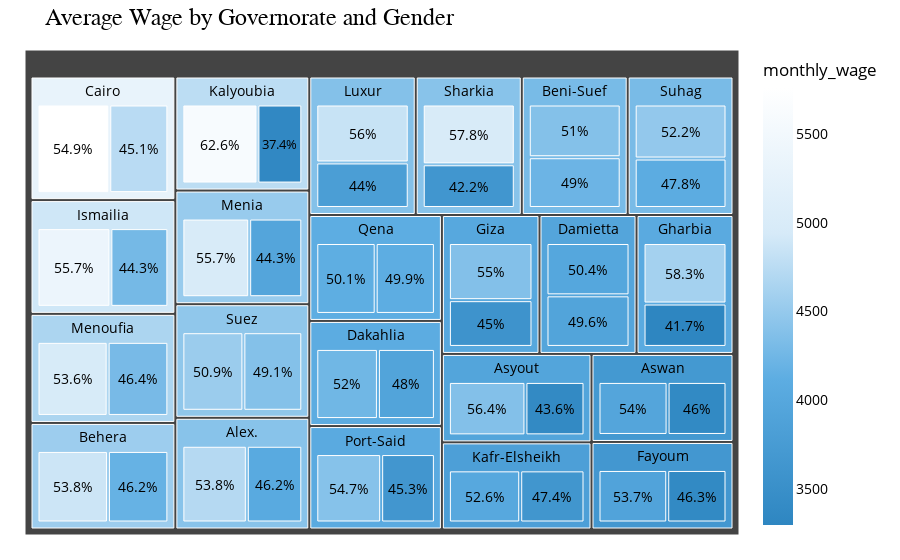

Write notebook code for a chart like this one.
### Code cell
### % Average Wage by Governorate and Gender
df_clean = df.dropna(subset=['gov','sex','monthly_wage'])
avg_wage = df_clean.groupby(['gov','sex'], as_index=False)['monthly_wage'].mean()
avg_wage['percentage'] = (avg_wage['monthly_wage'] / avg_wage.groupby('gov')['monthly_wage'].transform('sum') * 100).round(1)

# Treemap
fig = px.treemap(
    avg_wage, 
    path=['gov','sex'],
    values='monthly_wage',
    color='monthly_wage',
    color_continuous_scale=['#2e86c1', '#5dade2', '#d6eaf8', '#ffffff'],
    title='Average Wage by Governorate and Gender',
    hover_data={'monthly_wage':':.0f', 'percentage':':.1f'},
    custom_data=['percentage'])
# font 
fig.update_traces(texttemplate="%{customdata[0]}%", textposition="middle center", textfont_color="black")
fig.update_layout(
    title_font=dict(size=24, color='#000000', family='Arial Black'),
    font=dict(size=14, color='#000000'),
    hoverlabel=dict(font_size=14, font_color='black'),
    paper_bgcolor='white',
    plot_bgcolor='white',
    margin=dict(t=50, l=25, r=25, b=25))

fig.show()

### Figure 1 — Plotly figure (JSON) as saved in the notebook; plotly's stock layout.template omitted (floating-point values rounded to 4 significant figures; data arrays with more than 128 entries replaced by an {"elided": "..."} marker saying what was removed)
{"data": [{"branchvalues": "total", "customdata": {"elided": "66x2 mixed values"}, "domain": {"x": [0, 1], "y": [0, 1]}, "hovertemplate": "labels=%{label}<br>monthly_wage_sum=%{value}<br>parent=%{parent}<br>id=%{id}<br>monthly_wage=%{color:.0f}<br>percentage=%{customdata[0]:.1f}<extra></extra>", "ids": ["Alex./Female", "Aswan/Female", "Asyout/Female", "Behera/Female", "Beni-Suef/Female", "Cairo/Female", "Dakahlia/Female", "Damietta/Female", "Fayoum/Female", "Gharbia/Female", "Giza/Female", "Ismailia/Female", "Kafr-Elsheikh/Female", "Kalyoubia/Female", "Luxur/Female", "Menia/Female", "Menoufia/Female", "Port-Said/Female", "Qena/Female", "Sharkia/Female", "Suez/Female", "Suhag/Female", "Alex./Male", "Aswan/Male", "Asyout/Male", "Behera/Male", "Beni-Suef/Male", "Cairo/Male", "Dakahlia/Male", "Damietta/Male", "Fayoum/Male", "Gharbia/Male", "Giza/Male", "Ismailia/Male", "Kafr-Elsheikh/Male", "Kalyoubia/Male", "Luxur/Male", "Menia/Male", "Menoufia/Male", "Port-Said/Male", "Qena/Male", "Sharkia/Male", "Suez/Male", "Suhag/Male", "Alex.", "Aswan", "Asyout", "Behera", "Beni-Suef", "Cairo", "Dakahlia", "Damietta", "Fayoum", "Gharbia", "Giza", "Ismailia", "Kafr-Elsheikh", "Kalyoubia", "Luxur", "Menia", "Menoufia", "Port-Said", "Qena", "Sharkia", "Suez", "Suhag"], "labels": ["Female", "Female", "Female", "Female", "Female", "Female", "Female", "Female", "Female", "Female", "Female", "Female", "Female", "Female", "Female", "Female", "Female", "Female", "Female", "Female", "Female", "Female", "Male", "Male", "Male", "Male", "Male", "Male", "Male", "Male", "Male", "Male", "Male", "Male", "Male", "Male", "Male", "Male", "Male", "Male", "Male", "Male", "Male", "Male", "Alex.", "Aswan", "Asyout", "Behera", "Beni-Suef", "Cairo", "Dakahlia", "Damietta", "Fayoum", "Gharbia", "Giza", "Ismailia", "Kafr-Elsheikh", "Kalyoubia", "Luxur", "Menia", "Menoufia", "Port-Said", "Qena", "Sharkia", "Suez", "Suhag"], "marker": {"coloraxis": "coloraxis", "colors": [4715.0, 3954.0, 3378.0, 4872.0, 4217.0, 5758.0, 3926.0, 3981.0, 3375.0, 3297.0, 3577.0, 5380.0, 3624.0, 3349.0, 3804.0, 3952.0, 4966.0, 3643.0, 4125.0, 3636.0, 4382.0, 4104.0, 4056.0, 3374.0, 4377.0, 4178.0, 4381.0, 4740.0, 4246.0, 3923.0, 3912.0, 4602.0, 4373.0, 4281.0, 4020.0, 5606.0, 4839.0, 4970.0, 4298.0, 4398.0, 4112.0, 4976.0, 4536.0, 4486.0, 4410.0, 3687.0, 3942.0, 4552.0, 4301.0, 5298.0, 4092.0, 3952.0, 3663.0, 4057.0, 4015.0, 4893.0, 3832.0, 4762.0, 4383.0, 4519.0, 4656.0, 4056.0, 4118.0, 4410.0, 4461.0, 4304.0]}, "name": "", "parents": ["Alex.", "Aswan", "Asyout", "Behera", "Beni-Suef", "Cairo", "Dakahlia", "Damietta", "Fayoum", "Gharbia", "Giza", "Ismailia", "Kafr-Elsheikh", "Kalyoubia", "Luxur", "Menia", "Menoufia", "Port-Said", "Qena", "Sharkia", "Suez", "Suhag", "Alex.", "Aswan", "Asyout", "Behera", "Beni-Suef", "Cairo", "Dakahlia", "Damietta", "Fayoum", "Gharbia", "Giza", "Ismailia", "Kafr-Elsheikh", "Kalyoubia", "Luxur", "Menia", "Menoufia", "Port-Said", "Qena", "Sharkia", "Suez", "Suhag", "", "", "", "", "", "", "", "", "", "", "", "", "", "", "", "", "", "", "", "", "", ""], "textfont": {"color": "black"}, "textposition": "middle center", "texttemplate": "%{customdata[0]}%", "type": "treemap", "values": [4715.0, 3954.0, 3378.0, 4872.0, 4217.0, 5758.0, 3926.0, 3981.0, 3375.0, 3297.0, 3577.0, 5380.0, 3624.0, 3349.0, 3804.0, 3952.0, 4966.0, 3643.0, 4125.0, 3636.0, 4382.0, 4104.0, 4056.0, 3374.0, 4377.0, 4178.0, 4381.0, 4740.0, 4246.0, 3923.0, 3912.0, 4602.0, 4373.0, 4281.0, 4020.0, 5606.0, 4839.0, 4970.0, 4298.0, 4398.0, 4112.0, 4976.0, 4536.0, 4486.0, 8771.0, 7328.0, 7756.0, 9050.0, 8598.0, 10500.0, 8172.0, 7904.0, 7287.0, 7898.0, 7950.0, 9662.0, 7644.0, 8955.0, 8642.0, 8922.0, 9264.0, 8042.0, 8236.0, 8611.0, 8918.0, 8591.0]}], "layout": {"coloraxis": {"colorbar": {"title": {"text": "monthly_wage"}}, "colorscale": [[0, "#2e86c1"], [0.3333, "#5dade2"], [0.6667, "#d6eaf8"], [1, "#ffffff"]]}, "font": {"color": "#000000", "size": 14}, "hoverlabel": {"font": {"color": "black", "size": 14}}, "legend": {"tracegroupgap": 0}, "margin": {"b": 25, "l": 25, "r": 25, "t": 50}, "paper_bgcolor": "white", "plot_bgcolor": "white", "title": {"font": {"color": "#000000", "family": "Arial Black", "size": 24}, "text": "Average Wage by Governorate and Gender"}}}
